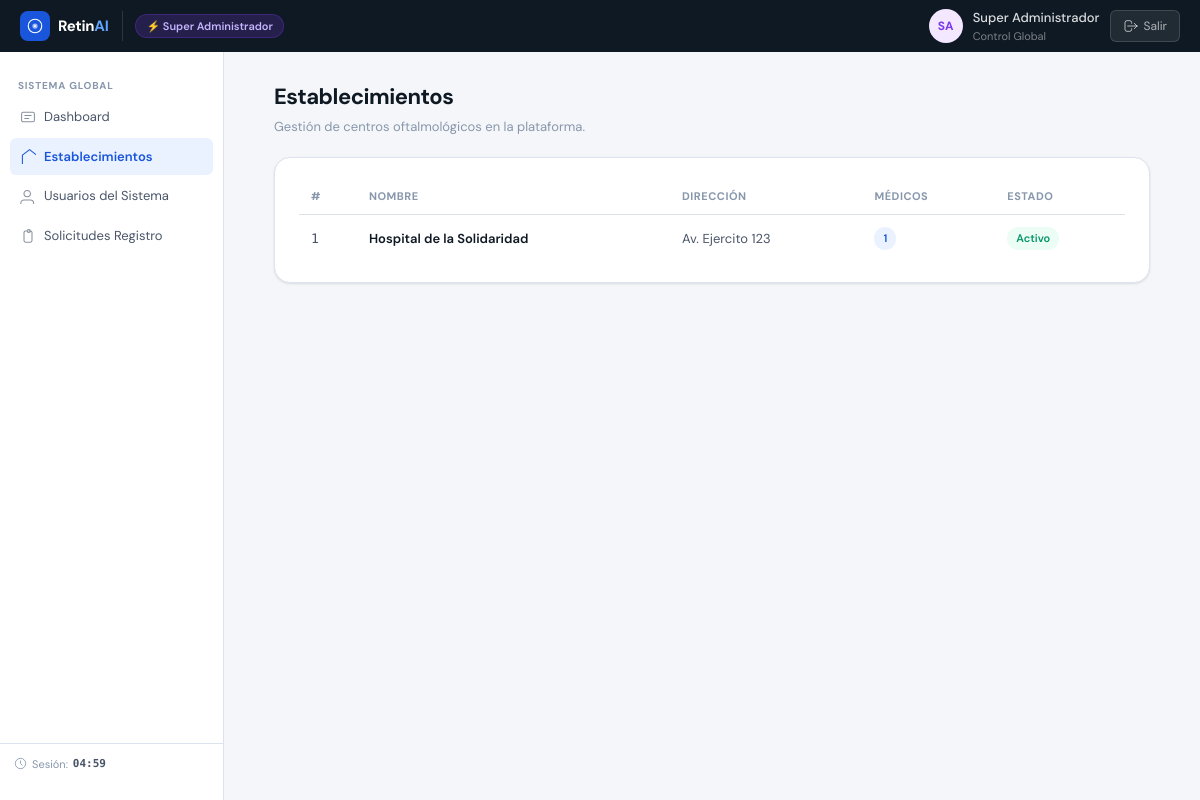
Before: /views/superadmin/Establecimientos.php (signed in) with the older database file.
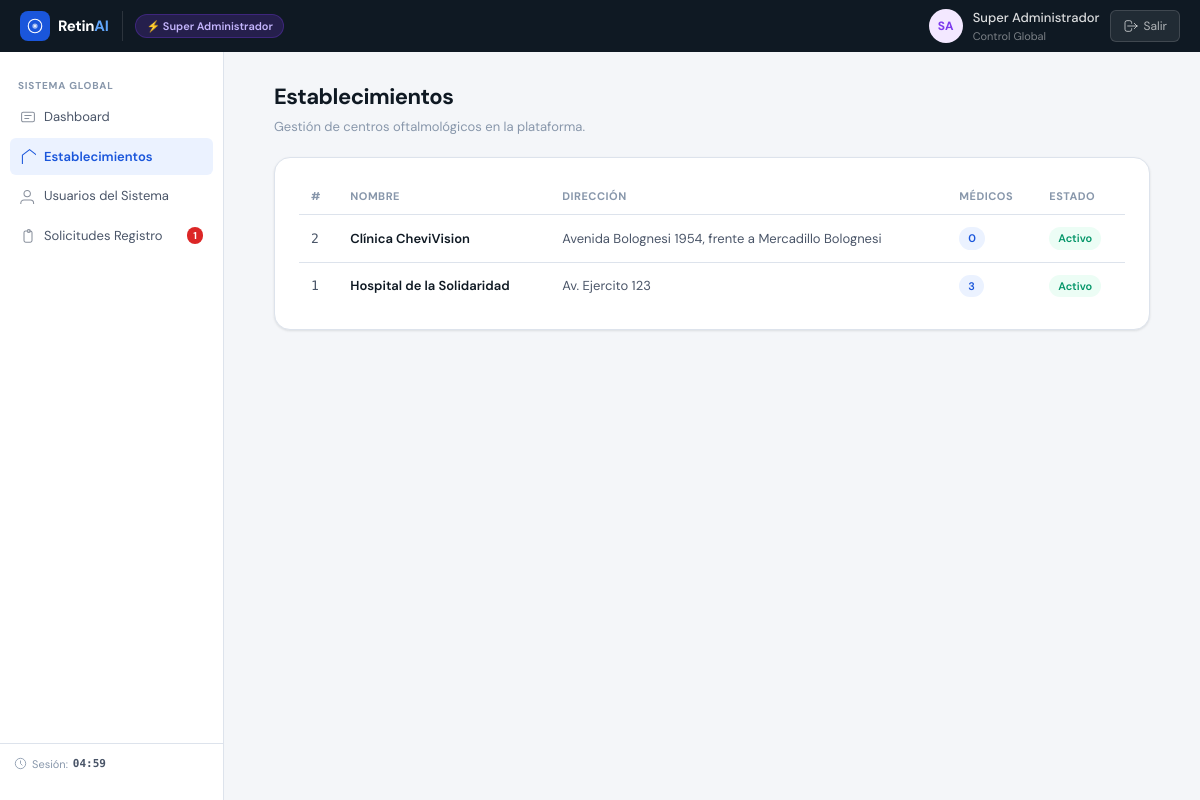
After: the same page with the newer database file.
### tables this page shows
CREATE TABLE IF NOT EXISTS `establecimientos` (
  `id` int NOT NULL AUTO_INCREMENT,
  `nombre` varchar(100) NOT NULL,
  `direccion` varchar(200) DEFAULT NULL,
  `tipo` enum('publico','privado') DEFAULT NULL,
  `ruc` varchar(11) DEFAULT NULL,
  PRIMARY KEY (`id`)
);

### config/session_guard.php (called while the page is built, shortened)
<?php
function get_base_path() {
    $root = str_replace('\\', '/', realpath(__DIR__ . '/..'));
    $current = str_replace('\\', '/', dirname(realpath($_SERVER['SCRIPT_FILENAME'])));
    $relative = '';
    $curr = $current;
    while (strlen($curr) > strlen($root) && $curr !== $root) {
        $relative .= '../';
        $curr = dirname($curr);
    }
    return $relative ?: './';
}

### views/superadmin/Establecimientos.php (the view, shortened to what the changed rows need)
<?php
require_once __DIR__ . '/../../config/session_guard.php';
$base = get_base_path();
try {
    $db = (new Database())->getConnection();
    $establecimientos = $db->query(
        "SELECT e.id, e.nombre, e.direccion,
         COUNT(u.id) AS medicos
         FROM establecimientos e
         LEFT JOIN usuarios u ON u.establecimiento_id=e.id AND u.rol_codigo='MED' AND u.activo=1
         GROUP BY e.id ORDER BY e.nombre"
    )->fetchAll(PDO::FETCH_ASSOC);
    $cnt_solicitudes_pendientes = 0;
    try {
        $cnt_solicitudes_pendientes = $db->query(
            "SELECT COUNT(*) FROM solicitudes_establecimiento WHERE estado='pendiente'"
        )->fetchColumn();
    } catch(Exception $e) {
        $solicitudes = [];
        $cnt_solicitudes_pendientes = 0;
    }
} catch(Exception $ex) {
    $establecimientos = [];
    $solicitudes = [];
    $cnt_solicitudes_pendientes = 0;
}
?>
<!DOCTYPE html>
<html lang="es">
<head>
<link rel="stylesheet" href="<?= $base ?>assets/css/dashboard/dashboard.css">
</head>
<body>
<div class="app-shell">
    <?php require_once __DIR__ . '/../shared/sidebar.php'; ?>
    <main class="main-content">
        <div class="section-header">
            <h1 class="page-title">Establecimientos</h1>
        </div>
        <div class="card">
            <?php if (empty($establecimientos)): ?>
            <p class="empty-msg">No hay establecimientos registrados.</p>
            <?php else: ?>
            <table class="data-table">
                <thead><tr><th>#</th><th>Nombre</th><th>Dirección</th><th>Médicos</th><th>Estado</th></tr></thead>
                <tbody>
                <?php foreach ($establecimientos as $e): ?>
                <tr>
                    <td class="mono"><?= (int)$e['id'] ?></td>
                    <td><strong><?= htmlspecialchars($e['nombre']) ?></strong></td>
                    <td><?= htmlspecialchars($e['direccion'] ?? '—') ?></td>
                    <td><span class="badge badge-info"><?= (int)$e['medicos'] ?></span></td>
                    <td><span class="badge badge-active">Activo</span></td>
                </tr>
                <?php endforeach; ?>
                </tbody>
            </table>
            <?php endif; ?>
        </div>
    </main>
</div>
</body>
</html>

### views/shared/sidebar.php (shortened to what the changed rows need)
<?php
$_rol = $_SESSION['rol_codigo'] ?? '';
?>
<aside class="sidebar">
    <nav class="sidebar-nav">
        <?php if ($_rol === 'ADM'):
            $_page = basename($_SERVER['PHP_SELF']); ?>
        <div class="nav-section">
            <span class="nav-section-label">Gestión</span>
            <a href="<?= $base ?>views/admin/index.php"
               class="nav-item <?= $_page === 'index.php' ? 'active' : '' ?>">
                <svg class="nav-icon" viewBox="0 0 20 20" fill="none"><rect x="2" y="4" width="16" height="12" rx="2" stroke="currentColor" stroke-width="1.3"/><path d="M6 8h8M6 12h5" stroke="currentColor" stroke-width="1.3" stroke-linecap="round"/></svg>
                Dashboard
                <?php if (!empty($cnt_pendientes) && $cnt_pendientes > 0): ?>
                    <span class="nav-badge"><?= $cnt_pendientes ?></span>
                <?php endif; ?>
            </a>
            <a href="<?= $base ?>views/admin/misestablecimientos.php"
               class="nav-item <?= $_page === 'misestablecimientos.php' || $_page === 'nuevoestablecimiento.php' ? 'active' : '' ?>">
                <svg class="nav-icon" viewBox="0 0 20 20" fill="none"><path d="M3 9l9-7 9 7v11a2 2 0 01-2 2H5a2 2 0 01-2-2z" stroke="currentColor" stroke-width="1.3"/></svg>
                Mis Establecimientos
            </a>
            <a href="<?= $base ?>views/admin/doctor.php"
               class="nav-item <?= $_page === 'doctor.php' || $_page === 'create_doctor.php' ? 'active' : '' ?>">
                <svg class="nav-icon" viewBox="0 0 20 20" fill="none"><path d="M13 6a3 3 0 11-6 0 3 3 0 016 0zM18 14a6 6 0 10-12 0" stroke="currentColor" stroke-width="1.3" stroke-linecap="round"/></svg>
                Médicos
            </a>
        </div>
        <?php elseif ($_rol === 'SAD'):
            $_page = basename($_SERVER['PHP_SELF']); ?>
        <div class="nav-section">
            <a href="<?= $base ?>views/superadmin/SolicitudesRegistro.php"
               class="nav-item <?= $_page === 'SolicitudesRegistro.php' ? 'active' : '' ?>">
                <svg class="nav-icon" viewBox="0 0 20 20" fill="none"><path d="M9 5H7a2 2 0 00-2 2v10a2 2 0 002 2h6a2 2 0 002-2V7a2 2 0 00-2-2h-2M9 5a2 2 0 002 2h0a2 2 0 002-2M9 5a2 2 0 012-2h0a2 2 0 012 2" stroke="currentColor" stroke-width="1.3" stroke-linecap="round"/></svg>
                Solicitudes Registro
                <?php
                if (!empty($cnt_solicitudes_pendientes) && $cnt_solicitudes_pendientes > 0): ?>
                    <span class="nav-badge"><?= $cnt_solicitudes_pendientes ?></span>
                <?php endif; ?>
            </a>
        </div>
        <?php endif; ?>
    </nav>
</aside>

Changed rows visible on the page:
added establecimientos: id "2", nombre "Clínica CheviVision", direccion "Avenida Bolognesi 1954, frente a Mercadillo Bolognesi", medicos "0"
computed for establecimientos "Hospital de la Solidaridad": medicos "1" → "3"
Other visible differences:
$cnt_solicitudes_pendientes: (not shown) → "1"
